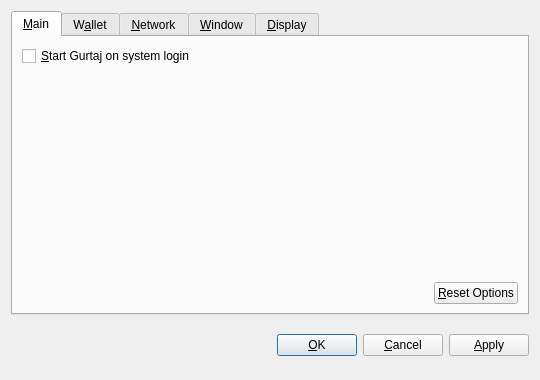
<?xml version="1.0" encoding="UTF-8"?>
<ui version="4.0">
 <class>OptionsDialog</class>
 <widget class="QDialog" name="OptionsDialog">
  <property name="geometry">
   <rect>
    <x>0</x>
    <y>0</y>
    <width>540</width>
    <height>380</height>
   </rect>
  </property>
  <property name="windowTitle">
   <string>Options</string>
  </property>
  <property name="modal">
   <bool>true</bool>
  </property>
  <layout class="QVBoxLayout" name="verticalLayout">
   <item>
    <widget class="QTabWidget" name="tabWidget">
     <property name="tabPosition">
      <enum>QTabWidget::North</enum>
     </property>
     <property name="currentIndex">
      <number>0</number>
     </property>
     <widget class="QWidget" name="tabMain">
      <attribute name="title">
       <string>&amp;Main</string>
      </attribute>
      <layout class="QVBoxLayout" name="verticalLayout_Main">
       <item>
        <widget class="QCheckBox" name="bitcoinAtStartup">
         <property name="toolTip">
          <string>Automatically start Gurtaj after logging in to the system.</string>
         </property>
         <property name="text">
          <string>&amp;Start Gurtaj on system login</string>
         </property>
        </widget>
       </item>
       <item>
        <spacer name="verticalSpacer_Main">
         <property name="orientation">
          <enum>Qt::Vertical</enum>
         </property>
         <property name="sizeHint" stdset="0">
          <size>
           <width>20</width>
           <height>40</height>
          </size>
         </property>
        </spacer>
       </item>
       <item>
        <layout class="QHBoxLayout" name="horizontalLayout_2_Main">
         <item>
          <spacer name="horizontalSpacer_2_Main">
           <property name="orientation">
            <enum>Qt::Horizontal</enum>
           </property>
           <property name="sizeHint" stdset="0">
            <size>
             <width>40</width>
             <height>20</height>
            </size>
           </property>
          </spacer>
         </item>
         <item>
          <widget class="QPushButton" name="resetButton">
           <property name="toolTip">
            <string>Reset all client options to default.</string>
           </property>
           <property name="text">
            <string>&amp;Reset Options</string>
           </property>
           <property name="autoDefault">
            <bool>false</bool>
           </property>
          </widget>
         </item>
        </layout>
       </item>
      </layout>
     </widget>
     <widget class="QWidget" name="tabWallet">
      <attribute name="title">
       <string>W&amp;allet</string>
      </attribute>
      <layout class="QVBoxLayout" name="verticalLayout_Network">
       <item>
        <widget class="QLabel" name="transactionFeeInfoLabel">
         <property name="text">
          <string>Optional transaction fee per kB that helps make sure your transactions are processed quickly. Most transactions are 1 kB.</string>
         </property>
         <property name="textFormat">
          <enum>Qt::PlainText</enum>
         </property>
         <property name="wordWrap">
          <bool>true</bool>
         </property>
        </widget>
       </item>
       <item>
        <layout class="QHBoxLayout" name="horizontalLayout_1_Main">
         <item>
          <widget class="QLabel" name="transactionFeeLabel">
           <property name="text">
            <string>Pay transaction &amp;fee</string>
           </property>
           <property name="textFormat">
            <enum>Qt::PlainText</enum>
           </property>
           <property name="buddy">
            <cstring>transactionFee</cstring>
           </property>
          </widget>
         </item>
         <item>
          <widget class="BitcoinAmountField" name="transactionFee"/>
         </item>
         <item>
          <spacer name="horizontalSpacer_1_Main">
           <property name="orientation">
            <enum>Qt::Horizontal</enum>
           </property>
           <property name="sizeHint" stdset="0">
            <size>
             <width>40</width>
             <height>20</height>
            </size>
           </property>
          </spacer>
         </item>
        </layout>
       </item>
       <item>
        <widget class="QLabel" name="label">
         <property name="text">
          <string>If you disable the spending of unconfirmed change, the change from a transaction cannot be used until that transaction has at least one confirmation. This also affects how your balance is computed.</string>
         </property>
         <property name="wordWrap">
          <bool>true</bool>
         </property>
        </widget>
       </item>
       <item>
        <widget class="QCheckBox" name="spendZeroConfChange">
         <property name="text">
          <string>Spend unconfirmed change  (experts only)</string>
         </property>
        </widget>
       </item>
       <item>
        <spacer name="verticalSpacer">
         <property name="orientation">
          <enum>Qt::Vertical</enum>
         </property>
         <property name="sizeHint" stdset="0">
          <size>
           <width>20</width>
           <height>40</height>
          </size>
         </property>
        </spacer>
       </item>
      </layout>
     </widget>
     <widget class="QWidget" name="tabNetwork">
      <attribute name="title">
       <string>&amp;Network</string>
      </attribute>
      <layout class="QVBoxLayout" name="verticalLayout_Network">
       <item>
        <widget class="QCheckBox" name="mapPortUpnp">
         <property name="toolTip">
          <string>Automatically open the Gurtaj client port on the router. This only works when your router supports UPnP and it is enabled.</string>
         </property>
         <property name="text">
          <string>Map port using &amp;UPnP</string>
         </property>
        </widget>
       </item>
       <item>
        <widget class="QCheckBox" name="connectSocks">
         <property name="toolTip">
          <string>Connect to the Gurtaj network through a SOCKS proxy (e.g. when connecting through Tor).</string>
         </property>
         <property name="text">
          <string>&amp;Connect through SOCKS proxy:</string>
         </property>
        </widget>
       </item>
       <item>
        <layout class="QHBoxLayout" name="horizontalLayout_Network">
         <item>
          <widget class="QLabel" name="proxyIpLabel">
           <property name="text">
            <string>Proxy &amp;IP:</string>
           </property>
           <property name="textFormat">
            <enum>Qt::PlainText</enum>
           </property>
           <property name="buddy">
            <cstring>proxyIp</cstring>
           </property>
          </widget>
         </item>
         <item>
          <widget class="QValidatedLineEdit" name="proxyIp">
           <property name="maximumSize">
            <size>
             <width>140</width>
             <height>16777215</height>
            </size>
           </property>
           <property name="toolTip">
            <string>IP address of the proxy (e.g. 127.0.0.1)</string>
           </property>
          </widget>
         </item>
         <item>
          <widget class="QLabel" name="proxyPortLabel">
           <property name="text">
            <string>&amp;Port:</string>
           </property>
           <property name="textFormat">
            <enum>Qt::PlainText</enum>
           </property>
           <property name="buddy">
            <cstring>proxyPort</cstring>
           </property>
          </widget>
         </item>
         <item>
          <widget class="QLineEdit" name="proxyPort">
           <property name="maximumSize">
            <size>
             <width>55</width>
             <height>16777215</height>
            </size>
           </property>
           <property name="toolTip">
            <string>Port of the proxy (e.g. 9050)</string>
           </property>
          </widget>
         </item>
         <item>
          <widget class="QLabel" name="socksVersionLabel">
           <property name="text">
            <string>SOCKS &amp;Version:</string>
           </property>
           <property name="textFormat">
            <enum>Qt::PlainText</enum>
           </property>
           <property name="buddy">
            <cstring>socksVersion</cstring>
           </property>
          </widget>
         </item>
         <item>
          <widget class="QValueComboBox" name="socksVersion">
           <property name="toolTip">
            <string>SOCKS version of the proxy (e.g. 5)</string>
           </property>
          </widget>
         </item>
         <item>
          <spacer name="horizontalSpacer_Network">
           <property name="orientation">
            <enum>Qt::Horizontal</enum>
           </property>
           <property name="sizeHint" stdset="0">
            <size>
             <width>40</width>
             <height>20</height>
            </size>
           </property>
          </spacer>
         </item>
        </layout>
       </item>
       <item>
        <spacer name="verticalSpacer_Network">
         <property name="orientation">
          <enum>Qt::Vertical</enum>
         </property>
         <property name="sizeHint" stdset="0">
          <size>
           <width>20</width>
           <height>40</height>
          </size>
         </property>
        </spacer>
       </item>
      </layout>
     </widget>
     <widget class="QWidget" name="tabWindow">
      <attribute name="title">
       <string>&amp;Window</string>
      </attribute>
      <layout class="QVBoxLayout" name="verticalLayout_Window">
       <item>
        <widget class="QCheckBox" name="minimizeToTray">
         <property name="toolTip">
          <string>Show only a tray icon after minimizing the window.</string>
         </property>
         <property name="text">
          <string>&amp;Minimize to the tray instead of the taskbar</string>
         </property>
        </widget>
       </item>
       <item>
        <widget class="QCheckBox" name="minimizeOnClose">
         <property name="toolTip">
          <string>Minimize instead of exit the application when the window is closed. When this option is enabled, the application will be closed only after selecting Quit in the menu.</string>
         </property>
         <property name="text">
          <string>M&amp;inimize on close</string>
         </property>
        </widget>
       </item>
       <item>
        <spacer name="verticalSpacer_Window">
         <property name="orientation">
          <enum>Qt::Vertical</enum>
         </property>
         <property name="sizeHint" stdset="0">
          <size>
           <width>20</width>
           <height>40</height>
          </size>
         </property>
        </spacer>
       </item>
      </layout>
     </widget>
     <widget class="QWidget" name="tabDisplay">
      <attribute name="title">
       <string>&amp;Display</string>
      </attribute>
      <layout class="QVBoxLayout" name="verticalLayout_Display">
       <item>
        <layout class="QHBoxLayout" name="horizontalLayout_1_Display">
         <item>
          <widget class="QLabel" name="langLabel">
           <property name="text">
            <string>User Interface &amp;language:</string>
           </property>
           <property name="textFormat">
            <enum>Qt::PlainText</enum>
           </property>
           <property name="buddy">
            <cstring>lang</cstring>
           </property>
          </widget>
         </item>
         <item>
          <widget class="QValueComboBox" name="lang">
           <property name="toolTip">
            <string>The user interface language can be set here. This setting will take effect after restarting Gurtaj.</string>
           </property>
          </widget>
         </item>
        </layout>
       </item>
       <item>
        <layout class="QHBoxLayout" name="horizontalLayout_2_Display">
         <item>
          <widget class="QLabel" name="unitLabel">
           <property name="text">
            <string>&amp;Unit to show amounts in:</string>
           </property>
           <property name="textFormat">
            <enum>Qt::PlainText</enum>
           </property>
           <property name="buddy">
            <cstring>unit</cstring>
           </property>
          </widget>
         </item>
         <item>
          <widget class="QValueComboBox" name="unit">
           <property name="toolTip">
            <string>Choose the default subdivision unit to show in the interface and when sending coins.</string>
           </property>
          </widget>
         </item>
        </layout>
       </item>
       <item>
        <widget class="QCheckBox" name="displayAddresses">
         <property name="toolTip">
          <string>Whether to show Gurtaj addresses in the transaction list or not.</string>
         </property>
         <property name="text">
          <string>&amp;Display addresses in transaction list</string>
         </property>
        </widget>
       </item>
       <item>
        <widget class="QCheckBox" name="coinControlFeatures">
         <property name="toolTip">
          <string>Whether to show coin control features or not.</string>
         </property>
         <property name="text">
          <string>Display coin &amp;control features (experts only!)</string>
         </property>
        </widget>
       </item>
       <item>
        <spacer name="verticalSpacer_Display">
         <property name="orientation">
          <enum>Qt::Vertical</enum>
         </property>
         <property name="sizeHint" stdset="0">
          <size>
           <width>20</width>
           <height>40</height>
          </size>
         </property>
        </spacer>
       </item>
      </layout>
     </widget>
    </widget>
   </item>
   <item>
    <layout class="QHBoxLayout" name="horizontalLayout_Buttons">
     <item>
      <spacer name="horizontalSpacer_1">
       <property name="orientation">
        <enum>Qt::Horizontal</enum>
       </property>
       <property name="sizeHint" stdset="0">
        <size>
         <width>40</width>
         <height>48</height>
        </size>
       </property>
      </spacer>
     </item>
     <item>
      <widget class="QLabel" name="statusLabel">
       <property name="font">
        <font>
         <weight>75</weight>
         <bold>true</bold>
        </font>
       </property>
       <property name="text">
        <string/>
       </property>
       <property name="textFormat">
        <enum>Qt::PlainText</enum>
       </property>
       <property name="wordWrap">
        <bool>true</bool>
       </property>
      </widget>
     </item>
     <item>
      <spacer name="horizontalSpacer_2">
       <property name="orientation">
        <enum>Qt::Horizontal</enum>
       </property>
       <property name="sizeHint" stdset="0">
        <size>
         <width>40</width>
         <height>48</height>
        </size>
       </property>
      </spacer>
     </item>
     <item>
      <widget class="QPushButton" name="okButton">
       <property name="text">
        <string>&amp;OK</string>
       </property>
      </widget>
     </item>
     <item>
      <widget class="QPushButton" name="cancelButton">
       <property name="text">
        <string>&amp;Cancel</string>
       </property>
       <property name="autoDefault">
        <bool>false</bool>
       </property>
      </widget>
     </item>
     <item>
      <widget class="QPushButton" name="applyButton">
       <property name="text">
        <string>&amp;Apply</string>
       </property>
       <property name="autoDefault">
        <bool>false</bool>
       </property>
      </widget>
     </item>
    </layout>
   </item>
  </layout>
 </widget>
 <customwidgets>
  <customwidget>
   <class>BitcoinAmountField</class>
   <extends>QSpinBox</extends>
   <header>bitcoinamountfield.h</header>
  </customwidget>
  <customwidget>
   <class>QValueComboBox</class>
   <extends>QComboBox</extends>
   <header>qvaluecombobox.h</header>
  </customwidget>
  <customwidget>
   <class>QValidatedLineEdit</class>
   <extends>QLineEdit</extends>
   <header>qvalidatedlineedit.h</header>
  </customwidget>
 </customwidgets>
 <resources/>
 <connections/>
</ui>
